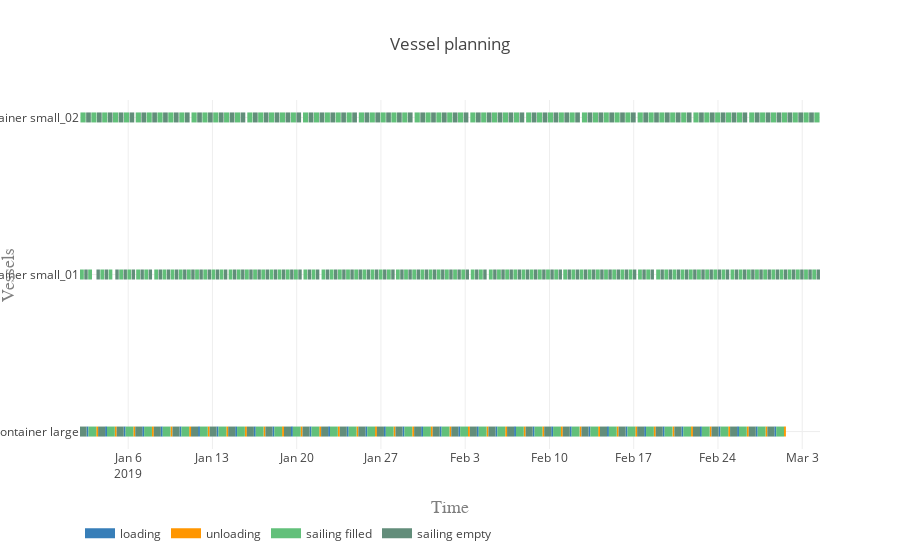

Notebook source saved alongside this figure:
### Markdown cell above
#### Vessel planning

### Code cell
activities = ['loading', 'unloading', 'sailing filled', 'sailing empty']
colors = {0:'rgb(55,126,184)', 1:'rgb(255,150,0)', 2:'rgb(98, 192, 122)', 3:'rgb(98, 141, 122)'}

plot.vessel_planning(vessels, activities, colors)

### Figure 1 — Plotly figure (JSON) as saved in the notebook; plotly's stock layout.template omitted (floating-point values rounded to 4 significant figures; data arrays with more than 128 entries replaced by an {"elided": "..."} marker saying what was removed)
{"data": [{"connectgaps": false, "hoverinfo": "y+name", "line": {"color": "rgb(55,126,184)", "width": 10}, "mode": "lines", "name": "loading", "type": "scatter", "uid": "c1ea4841-b162-4312-8e03-bdbcaafdfe94", "x": {"elided": "975 str values"}, "y": {"elided": "975 str values"}}, {"connectgaps": false, "hoverinfo": "y+name", "line": {"color": "rgb(255,150,0)", "width": 10}, "mode": "lines", "name": "unloading", "type": "scatter", "uid": "91ddb713-e0e5-494f-910e-a199e777e9e9", "x": {"elided": "975 str values"}, "y": {"elided": "975 str values"}}, {"connectgaps": false, "hoverinfo": "y+name", "line": {"color": "rgb(98, 192, 122)", "width": 10}, "mode": "lines", "name": "sailing filled", "type": "scatter", "uid": "8a0c2829-8c12-4dfc-8b3c-e8a8220b3053", "x": {"elided": "975 str values"}, "y": {"elided": "975 str values"}}, {"connectgaps": false, "hoverinfo": "y+name", "line": {"color": "rgb(98, 141, 122)", "width": 10}, "mode": "lines", "name": "sailing empty", "type": "scatter", "uid": "4b1a7d8f-4fa8-4228-b74a-361d8f3c0e7d", "x": {"elided": "960 str values"}, "y": {"elided": "960 str values"}}], "layout": {"hovermode": "closest", "legend": {"orientation": "h", "x": 0, "y": -0.2}, "title": {"text": "Vessel planning"}, "xaxis": {"range": ["2019-01-01 23:55:12.493951", "2019-03-04 11:27:04.477129"], "title": {"font": {"color": "#7f7f7f", "family": "Courier New, monospace", "size": 18}, "text": "Time"}}, "yaxis": {"title": {"font": {"color": "#7f7f7f", "family": "Courier New, monospace", "size": 18}, "text": "Vessels"}}}}
